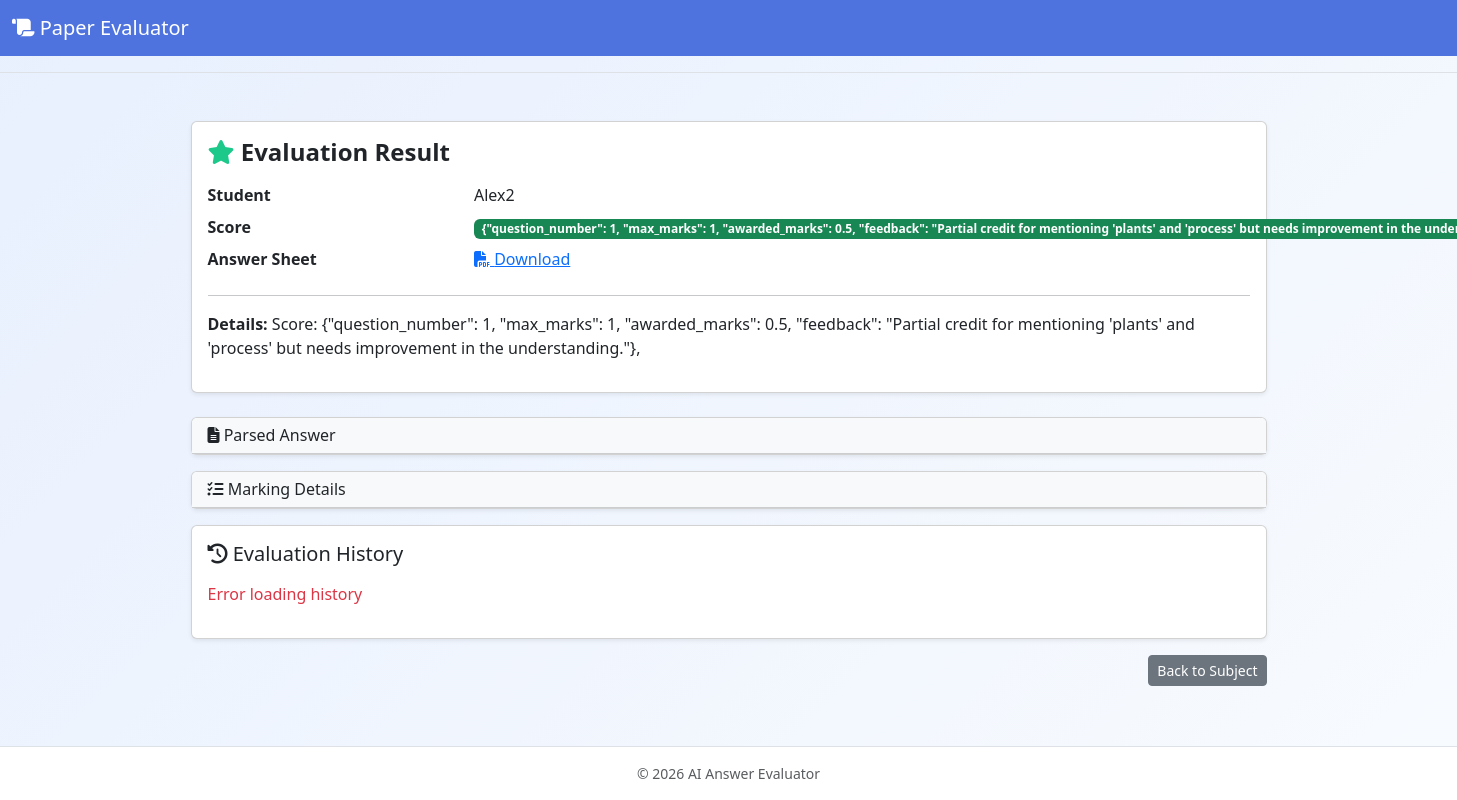
Page /result/2 on the committed database.
### server.py (models this page shows)
class Evaluation(db.Model):
    id = db.Column(db.Integer, primary_key=True)
    subject_id = db.Column(db.Integer, db.ForeignKey('subject.id'), nullable=False)
    student_name = db.Column(db.String(120))
    score = db.Column(db.String(100))
    answer_path = db.Column(db.String(500))
    created_at = db.Column(db.DateTime, default=lambda: datetime.now(timezone.utc))
    result_text = db.Column(db.Text)
    answer_parsing = db.Column(db.Text)  # parsed answer from student's PDF
    markings = db.Column(db.Text)  # LLM response with detailed markings (JSON)
    eval_history = db.Column(db.Text, default='[]')

### server.py (the view)
@app.route('/result/<int:eval_id>')
def show_result(eval_id):
    evaluation = Evaluation.query.get_or_404(eval_id)
    return render_template('evaluation_result.html', evaluation=evaluation)

### server.py (called while the page is built)
def now():
    return datetime.now(timezone.utc)

@app.context_processor
def inject_now():
    return {'now': now}

### templates/evaluation_result.html (shortened to what this page needs)
{% extends 'layout.html' %}
{% block content %}
<div class="row justify-content-center">
  <div class="col-md-10">
    <div class="card shadow-sm mb-4">
      <div class="card-body">
        <h4 class="card-title mb-3"><i class="fa-solid fa-star text-accent"></i> Evaluation Result</h4>
        <dl class="row">
          <dt class="col-sm-3">Student</dt><dd class="col-sm-9">{{ evaluation.student_name }}</dd>
          <dt class="col-sm-3">Score</dt><dd class="col-sm-9"><span class="badge bg-success">{{ evaluation.score }}</span></dd>
          <dt class="col-sm-3">Answer Sheet</dt><dd class="col-sm-9"><a href="{{ url_for('uploaded_file', filename=evaluation.answer_path) }}" target="_blank"><i class="fa-solid fa-file-pdf"></i> Download</a></dd>
        </dl>
        <hr>
        <p><strong>Details:</strong> {{ evaluation.result_text }}</p>
      </div>
    </div>
    {% if evaluation.answer_parsing %}
    <div class="card shadow-sm mb-3">
      <div class="card-header bg-light cursor-pointer" data-bs-toggle="collapse" data-bs-target="#answer-parsing" aria-expanded="false">
        <h6 class="mb-0"><i class="fa-solid fa-file-lines"></i> Parsed Answer</h6>
      </div>
    </div>
    {% endif %}
    {% if evaluation.markings %}
    <div class="card shadow-sm mb-3">
      <div class="card-header bg-light cursor-pointer" data-bs-toggle="collapse" data-bs-target="#markings" aria-expanded="false">
        <h6 class="mb-0"><i class="fa-solid fa-list-check"></i> Marking Details</h6>
      </div>
    </div>
    {% endif %}
    <div class="card shadow-sm">
      <div class="card-body">
        <h5 class="card-title mb-3"><i class="fa-solid fa-history"></i> Evaluation History</h5>
        <div id="history-container" class="list-group">
        </div>
      </div>
    </div>
    <div class="text-end mt-3">
      <a href="{{ url_for('view_subject', subj_id=evaluation.subject_id) }}" class="btn btn-secondary btn-sm">Back to Subject</a>
    </div>
  </div>
</div>
{% endblock %}

### static/css/style.css (style rules this page uses)
:root { --primary: #4e73df; --secondary: #f8f9fc; --accent: #1cc88a; --dark-text: #343a40; --light-text: #fff; }
* { box-sizing: border-box; }
body { font-family: 'Segoe UI', Roboto, Helvetica, Arial, sans-serif; background: linear-gradient(135deg, #e8f0fe 0%, #f8fbfe 100%); color: var(--dark-text); display: flex; flex-direction: column; min-height: 100vh; }
h3, h4 { font-weight: 600; }
.text-accent { color: var(--accent) !important; }
.card-header.cursor-pointer { user-select: none; transition: background-color 0.2s; }

### templates/evaluation_result.html (style rules this page uses)
.cursor-pointer { cursor: pointer; }

### rows in the picture
Evaluation: student_name "Alex2", score "{\"question_number\": 1, \"max_marks\": 1, \"awarded_marks\": 0.5, \"feedback\": \"Partial credit for mentioning 'plants' and 'process' but needs improvement in the…", result_text "Score: {\"question_number\": 1, \"max_marks\": 1, \"awarded_marks\": 0.5, \"feedback\": \"Partial credit for mentioning 'plants' and 'process' but needs improvement in the understanding.\"},"
